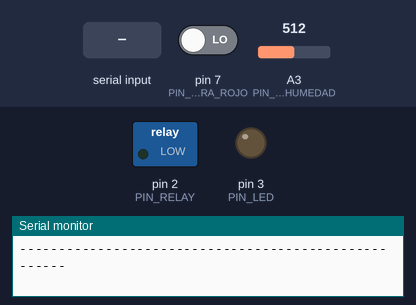
The sketch below on a simulated Arduino Uno, built with avr-gcc and run on an emulated ATmega328P. Shown: switched loads named in the sketch (green lamp = pin HIGH), output pins drawn as LEDs (lit = HIGH), the last lines printed to the serial monitor. The test bench sets the inputs (shaded band); at power-on: pin 7 (PIN_SENSOR_INFRA_ROJO) LOW, A3 (PIN_SENSOR_HUMEDAD) = 512. Random numbers use the default seed unless the sketch sets one.

Above: at 1.2 s.
1.3 s: pin 7 (PIN_SENSOR_INFRA_ROJO) driven HIGH
At 1.97 s:
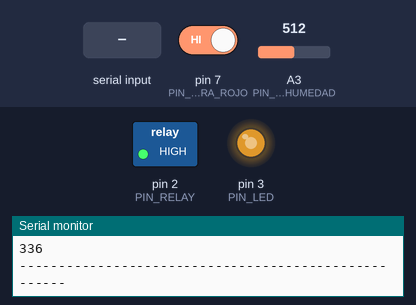
4.8 s: A3 (PIN_SENSOR_HUMEDAD) set to 501
At 5.8 s:
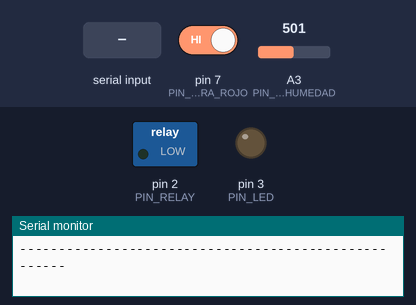
7.3 s: "I" received over the second serial link
8.8 s: "R" received over the second serial link
At 10.0 s:
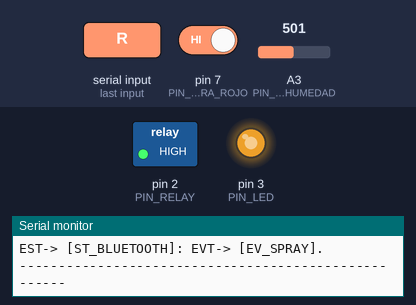
10.4 s: "C" received over the second serial link
Timing chart, 0 to 12.9 s (numbered marks = the images above; inputs shaded):
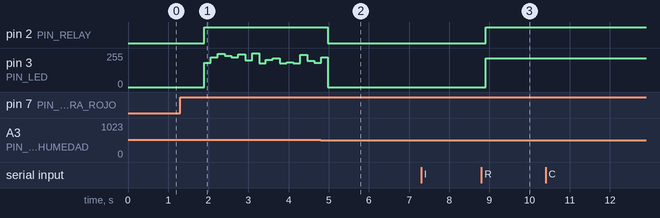

The sketch:

smart-antiAnt.ino
```cpp
#include<SoftwareSerial.h>
#define SERIAL_DEBUG_ENABLED 1
SoftwareSerial bt(10,11);
#if SERIAL_DEBUG_ENABLED
  #define DebugPrint(str)\
      {\
        Serial.println(str);\
      }
#else
  #define DebugPrint(str)
#endif

#define DebugPrintEstado(estado,evento)\
      {\
        String est = estado;\
        String evt = evento;\
        String str;\
        str = "-----------------------------------------------------";\
        DebugPrint(str);\
        str = "EST-> [" + est + "]: " + "EVT-> [" + evt + "].";\
        DebugPrint(str);\
        str = "-----------------------------------------------------";\
        DebugPrint(str);\
      }
//----------------------------------------------

// PINES
#define PIN_SENSOR_INFRA_ROJO 7
#define PIN_LED 3
#define PIN_RELAY 2
#define PIN_SENSOR_HUMEDAD A3

//CONSTANTES DE COMPARACION
#define HUMEDAD_MIN 512
#define ANTS_DETECTED   true
#define LOW_HUM    true
#define UMBRAL_DIFERENCIA_TIMEOUT 500
#define UMBRAL_DIFERENCIA_TIMEOUT_ROCIO 10000


// PARAMETROS
#define TOPE_INF_LED 175
#define TOPE_SUP_LED 255
#define CANT_AVISOS 5;
#define RALAY_ON 1
#define RALAY_OFF 0

int tirar=0;

#define MAX_STATES 7
#define MAX_EVENTS 10


typedef void (*transition)();

enum states         { ST_INIT, ST_WAITING_ANTS,  ST_WAITING_TIMER,  ST_CHECKING_HUM,  ST_SPRAYING_POISON,      ST_BLUETOOTH,   ST_ERROR  } current_state;
String states_s[] = { "ST_INIT", "ST_WAITING_ANTS",  "ST_WAITING_TIMER",  "ST_CHECKING_HUM", "ST_SPRAYING_POISON","ST_BLUETOOTH",  "ST_ERROR",  };

enum events         { EV_CONT,  EV_ANTS_DETECTED,     EV_ANTS_NO_DETECTED,   EV_TIMEOUT,       EV_HUM_OK,   EV_LOW_HUM , EV_BLUE,  EV_SPRAY,   EV_EXIT_BL, EV_UNKNOW } new_event;
String events_s[] = { "EV_CONT",  "EV_ANTS_DETECTED",  "EV_ANTS_NO_DETECTED",  "EV_TIMEOUT",  "EV_HUM_OK",  "EV_LOW_HUM", "EV_BLUE","EV_SPRAY", "EV_EXIT_BL", "EV_UNKNOW" };
void init_();
void error();
void none();
void hay_ants ();
void resetTimer();
void no_wait ();
void pre_spray();
void no_poison();
void spray_poison();
void sendAntSi();
void sendAntNo();
void sendHumOk();
void sendHumLow();
void wait_mensa();
void no_conect();
void exitBl();

bool presenciaDeHormigas;
bool timeout;
bool timerLiberado;
long lct;
long tiempoRociado;
bool blueEneable;
int cantAvisos;

transition state_table[MAX_STATES][MAX_EVENTS] =
{
      {init_      , none             , none                  , none        , none       ,  none         , error     , error     , none   , error  } , // state ST_INIT
      {none       , hay_ants         , resetTimer            , none        , none       ,  none         , wait_mensa, error     , exitBl , error  } , // state ST_WAITING_ANTS
      {none       , none             , none                  , no_wait     , none       ,  none         , wait_mensa, error     , exitBl  , error  } , // state ST_WAITING_TIMER
      {none       , none             , none                  , none        , resetTimer ,  pre_spray    , no_conect , error     , exitBl  , error  } , // state ST_CHECKING_HUM
      {none       , none             , none                  , no_poison   , resetTimer ,  spray_poison , none      ,error      , exitBl  , error  } , // state ST_SPRAYING_POISON
      {none       , sendAntSi        , sendAntNo             , error       , sendHumOk  ,  sendHumLow   , none, spray_poison    , exitBl  , error  } , // state ST_BLUETOOTH
      {error      , error            , error                 , error       , error      ,  error        , error     , error      , error  , error  } , // state ST_ERROR

    //"EV_CONT"   , "EV_ANTS_DETECTED", "EV_ANTS_NO_DETECTED", "EV_TIMEOUT", "EV_HUM_OK",  "EV_LOW_HUM" , "EV_BLUE", "EV_SPRAY","EV_EXIT_BL","EV_UNKNOW",
};
void do_init()
{
  Serial.begin(9600);

  pinMode( PIN_SENSOR_INFRA_ROJO, INPUT);
  pinMode( PIN_SENSOR_HUMEDAD, INPUT);
  pinMode( PIN_RELAY, OUTPUT);
  pinMode( PIN_LED, OUTPUT);

  current_state = ST_INIT;

  presenciaDeHormigas=false;
  cantAvisos=5;
  blueEneable=false;
  timeout = false;
  timerLiberado=false;
  lct=millis();
  bt.begin(9600);
  tiempoRociado=0;

}


bool leerSensorHumedad( )
{
  int val1=analogRead(PIN_SENSOR_HUMEDAD);
  return ( val1>=HUMEDAD_MIN );
}

bool leerSensorInfraRojo( )
{
  return ( digitalRead(PIN_SENSOR_INFRA_ROJO) == HIGH );;
}

void sendAntSi()
{
  bt.write('S');
  Serial.println('Sí Ants');
}
void sendAntNo()
{
  bt.write('N');
  Serial.println('NO Ants');
}

void sendHumLow()
{
  bt.write('L');
}
void sendHumOk()
{
  bt.write("Ok");
}
void wait_mensa()
{
  bt.write('A');
  current_state=ST_BLUETOOTH;
}
void exitBl()
{
  blueEneable=false;
  do_init();
}
void no_wait ()
{
  current_state = ST_WAITING_ANTS;
}
void hay_ants ()
{
  current_state = ST_CHECKING_HUM;
}
void resetTimer()
{
  analogWrite(PIN_LED, LOW);

  digitalWrite(PIN_RELAY,RALAY_OFF);

  presenciaDeHormigas=false;

  timeout = false;

  timerLiberado=false;
  blueEneable=false;

  lct=millis();

  current_state = ST_WAITING_TIMER;
}
void no_poison()
{
  if(cantAvisos)
  {
    digitalWrite(PIN_RELAY,RALAY_OFF);
    analogWrite(PIN_LED,LOW);

    bt.write("No veneno");
    cantAvisos--;
  }
}
void pre_spray()
{
 current_state = ST_SPRAYING_POISON;
}
void spray_poison()
{

  digitalWrite(PIN_RELAY,RALAY_ON);
  analogWrite(PIN_LED,random(TOPE_INF_LED,TOPE_SUP_LED));

}
void no_conect()
{
  if((tiempoRociado-millis())>UMBRAL_DIFERENCIA_TIMEOUT_ROCIO)
  {
    bt.write("No veneno");
  }
  else
  {
    bt.write("Rociando, espere");
  }

}

void setup( )
{
 do_init();

}
void get_new_event( )
{
  long ct = millis();
  long  diferencia = (ct - lct);
  timeout = (diferencia > UMBRAL_DIFERENCIA_TIMEOUT)? (true):(false);

  char op=bt.read();
  if( op=='I' || blueEneable )
  {


    switch(op)
    {
      case 'I':
      blueEneable=true;
      new_event=EV_BLUE;
      break;
      case 'R':
        new_event=EV_SPRAY;
      break;

      case 'C':
        if( leerSensorHumedad( ) == LOW_HUM)
          new_event=EV_LOW_HUM;
        else
          new_event=EV_HUM_OK;
      break;
      case 'H':
       if(leerSensorInfraRojo() == ANTS_DETECTED)
          new_event=EV_ANTS_DETECTED;
       else
          new_event=EV_ANTS_NO_DETECTED;
      break;
      case 'E':
       blueEneable=false;
       new_event=EV_EXIT_BL;
      break;
      default:
        new_event=EV_CONT;
      break;

    }
    return;
  }
  if ( timeout )
  {

  	if( timerLiberado && !presenciaDeHormigas && leerSensorInfraRojo() == ANTS_DETECTED  )
    {
       presenciaDeHormigas=true;
       new_event = EV_ANTS_DETECTED;
       return;
    }
    else if( timerLiberado && !presenciaDeHormigas )
    {
      new_event = EV_ANTS_NO_DETECTED;
      return;
    }
  	if( timerLiberado && leerSensorHumedad( ) == LOW_HUM  )
  	{
      if(tiempoRociado==0)
      {
        tiempoRociado=millis();
      }
      ct=millis();
      diferencia=ct-tiempoRociado;
      Serial.println(diferencia);
      if(diferencia>UMBRAL_DIFERENCIA_TIMEOUT_ROCIO)
      {
        new_event=EV_TIMEOUT;
        return;
      }
    	new_event = EV_LOW_HUM;
      return;
    }
    else if( timerLiberado )
    {
      new_event = EV_HUM_OK;
      return;
    }

    new_event = EV_TIMEOUT;
    timerLiberado = true;
    return;
  }
  new_event = EV_CONT;
}

void maquina_estados_anti_ant( )
{
  get_new_event();

  if( (new_event >= 0) && (new_event < MAX_EVENTS) && (current_state >= 0) && (current_state < MAX_STATES) )
  {
    if( new_event != EV_CONT )
    {
      DebugPrintEstado(states_s[current_state], events_s[new_event]);
    }
    delay(10);
    state_table[current_state][new_event]();


  }
  else
  {
    DebugPrintEstado(states_s[ST_ERROR], events_s[EV_UNKNOW]);
  }

  // Consumo el evento...
  new_event = EV_CONT;
}

void loop()
{

  //delay(100);
 maquina_estados_anti_ant();
}
void init_()
{
  DebugPrintEstado(states_s[current_state], events_s[new_event]);
  current_state = ST_WAITING_ANTS;
}

void error()
{
  Serial.println("Error");
}


void none()
{
}
```

Measured:
- the behaviour switches between 512 and 511 on A3 (PIN_SENSOR_HUMEDAD) (found by bisection; images 1 and 2)
- after the input at 1.3 s, pin 2 (PIN_RELAY): LOW → HIGH after 0.59 s; pin 3 (PIN_LED): 0/255 → 182/255 after 0.59 s, → 224/255 0.17 s later, → 248/255 0.17 s later, → 233/255 0.17 s later, … (17 changes in this stretch)
- after the input at 4.8 s, pin 2 (PIN_RELAY): HIGH → LOW after 0.17 s
- after the input at 8.8 s, pin 2 (PIN_RELAY): LOW → HIGH after 0.10 s; pin 3 (PIN_LED): 0/255 → 215/255 after 0.10 s
